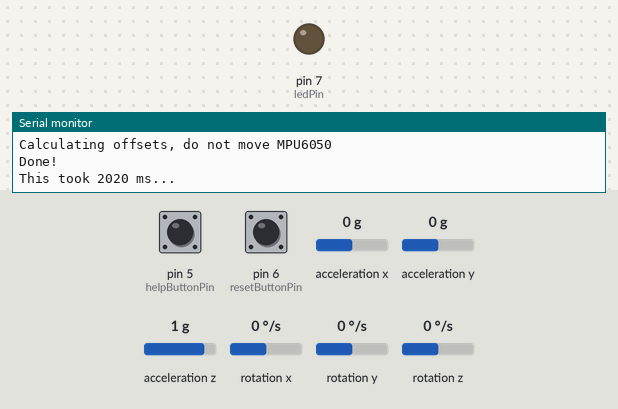
Simulated run of this sketch. Board: Arduino Nano, built with avr-gcc and run on an emulated ATmega328P. Parts: output pins drawn as LEDs (lit = HIGH), the last lines printed to the serial monitor. Dashed ring = blinking. The test bench sets the inputs (shaded band); at power-on: pin 5 (helpButtonPin) LOW, pin 6 (resetButtonPin) LOW, acceleration x 0 g, acceleration y 0 g, acceleration z 1 g, rotation x 0 °/s, rotation y 0 °/s, rotation z 0 °/s. Storage starts empty.

Above: at 6.2 s.
6.3 s: pin 5 (helpButtonPin) pulled HIGH for 0.15 s
At 6.35 s:
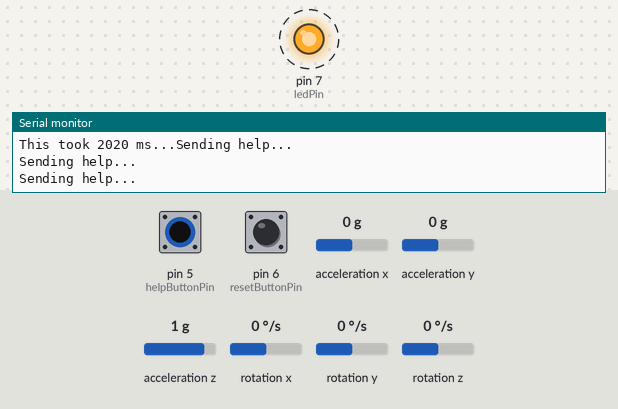
9.3 s: pin 6 (resetButtonPin) pulled HIGH for 0.15 s
At 9.3 s:
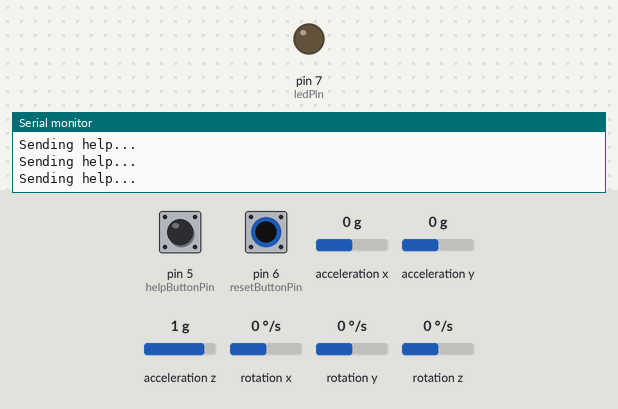
10.9 s: pin 5 (helpButtonPin) pulled HIGH for 1 s
At 11.17 s:
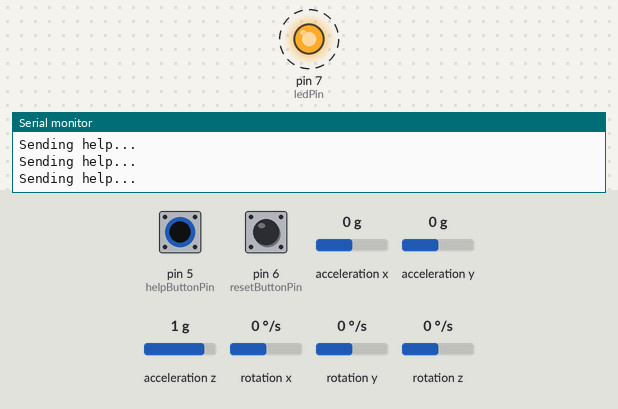
13.9 s: pin 6 (resetButtonPin) pulled HIGH for 1 s
16.4 s: pin 5 (helpButtonPin) driven HIGH and pin 6 (resetButtonPin) driven HIGH
At 16.68 s:
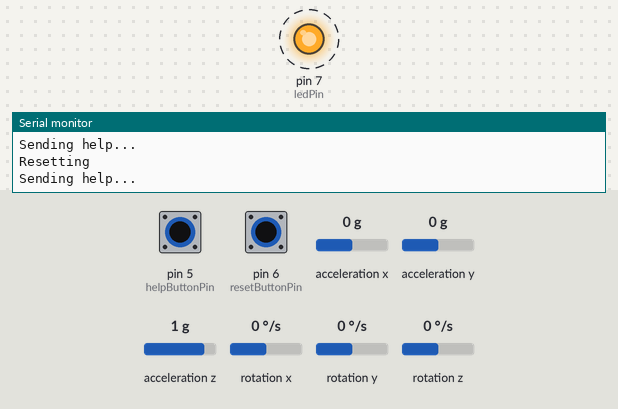
19.4 s: pin 6 (resetButtonPin) driven LOW
Timing chart, 0 to 23.4 s (numbered marks = the images above; inputs shaded):
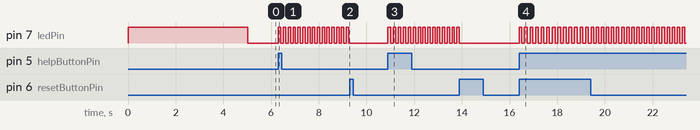

Measured:
- after the input at 6.3 s, pin 7 (ledPin): alternates HIGH for 0.10 s and LOW for 0.10 s, starting at once
- after the input at 9.3 s, pin 7 (ledPin): stops changing and stays LOW
- after the input at 10.9 s, pin 7 (ledPin): alternates HIGH for 0.10 s and LOW for 0.10 s, starting at once
- after the input at 13.9 s, pin 7 (ledPin): stops changing and stays LOW
- after the input at 16.4 s, pin 7 (ledPin): alternates HIGH for 0.12 s and LOW for 0.12 s, starting at once

The sketch:

FallDetection.ino
```cpp
/*

Author: Rodrigo Martín Núñez
Computer Science student from the Technical University of Eindhoven

Date: 28 October 2021

Automatic fall detection device using:
-Arduino Nano microcontroller
-Gyrosensor/Accelerometer MPU6050
-Micro SD card reader
-2 Buttons
-1 LED
-SIM800L Module (NOT IN USE bc of power issues)

*/

#include <Wire.h>
#include <MPU6050_light.h>
#include <SPI.h>
#include "SdFat.h"

// SD card
SdFat SD;

MPU6050 mpu(Wire);

//values


/*
  Pins setup
*/
const int ledPin = 7;                 //Pin of the led indicator
const int resetButtonPin = 6;         // the number of the reset button pin
const int helpButtonPin = 5;          // the number of the help button pin
#define SD_CS_PIN SS                  // Defines the SD card module pin

/*
  State setup
*/
int resetButtonState = 0;             // variable for reading the reset button status
int helpButtonState = 0;              // variable for reading the help button status
int ledState = LOW;                   // ledState used to set the LED

/*
  Time variables
*/
unsigned long gyroMillis = 0;         // Stores previous time that gyro is used
unsigned long lastBlinkMillis = 0;    // Stores last time LED was updated
unsigned long buttonMillis = 0;       // Stores time just before the help button is pressed

/*
  Intervals (ms)
*/
const int interval = 2000;            // Gyro interval to check falling
const int rapidLedInterval = 100;     // LED interval for when person is falling
const int detectingLedInterval = 450; // LED interval when starting to detect the fall (will go faster)
int ledInterval;                      // Sets the interval of the led, can vary
const int buttonInterval = 5000;      // Detects if person pushes button for more than 1s

/*
  Relevant variables
*/
bool falling = false;                 // If true then the person is falling
double angleX;                        // Value of angle in the X-axis
double angleY;                        // Value of angle in the Y-axis
double accX;                          // Value of acceleration in the X-axis
double accY;                          // Value of acceleration in the Y-axis
double accZ;                          // Value of acceleration in the Z-axis
bool accelerating = false;            // If any of the 3 acceleration values exceed the acceleration limit or not
const double accelerationLimit = 2;   // Sets the  limit for the acceleration (to differentiate falling from laying down)
int strike = 0;                       // Strikes that determine if the person if falling
int strikeLimit = 6;                  // Sets the strike limit
const int alpha = 60;                 // Sets the x and y axis fall angle limit
bool calibrating = false;             // true if device is calibrating

/*
  SD card relevant variables
*/
char telephoneNumber[15];             // Phone number to call
char input;                           // Used to read the SD card content
int stringIndex;                      // Used to read the SD card content
File myFile;                          // Initialized File instance


void setup() {

  pinMode(ledPin, OUTPUT); // Initializes led pin

  //initialize the button pins as an inputs
  pinMode(resetButtonPin, INPUT);
  pinMode(helpButtonPin, INPUT);

  Serial.begin(9600); //(uncomment if using native USB)

  Wire.begin();
  byte status = mpu.begin();

  digitalWrite(ledPin, HIGH); // Turns on the led while setting up

  Serial.print(F("MPU6050 status: ")); //(uncomment if using native USB)
  Serial.println(status);

  while ((status!=0) || (!SD.begin(SD_CS_PIN))) { // If cannot connect to gyrosensor or sd card module

  }

  Serial.println(F("Calculating offsets, do not move MPU6050")); //(uncomment if using native USB)


  delay(1000);


  mpu.calcOffsets(true,true); // gyro and accelerometer calibration

   Serial.println("Done!"); //(uncomment if using native USB)

  //(uncomment if using native USB)

  Serial.print("This took ");
  Serial.print(millis());
  Serial.print(" ms...");


  delay(3000); // Have some time to read output

  digitalWrite(ledPin, LOW); // Turns on the led while setting up

  myFile = SD.open("setup.txt"); //Open the file called "setup.txt"

  // Loop over characters until we reach the end of file
  for (stringIndex = 0; stringIndex < 15; stringIndex++) {
    input = myFile.read();
    if (input != EOF) {
      telephoneNumber[stringIndex] = input; // Store it in a variable
    }
  }

}

void loop() {
  mpu.update();

  // read the state of the button values:
  resetButtonState = digitalRead(resetButtonPin);
  helpButtonState = digitalRead(helpButtonPin);

  //Get acceleration of all axis
  accX = mpu.getAccX();
  accY = mpu.getAccY();
  accZ = mpu.getAccZ();

  // Enable fall detection with gyroscope when sudden increase in speed happens
  if ((abs(accX) >= accelerationLimit) || (abs(accY) >= accelerationLimit) || (abs(accZ) >= accelerationLimit)) {
    accelerating = true;
  }


  /*
    Fall detection
  */
  if( ((( millis() - gyroMillis ) > interval) & !falling & accelerating)) { // Start detection every interval

    //Get current values of angles
    angleX = mpu.getAngleX();
    angleY = mpu.getAngleY();

    if ((abs(angleX) > alpha) || (abs(angleY) > alpha)) {
      //Serial.println("Strike added!\n"); // (uncomment if using native USB)
      strike += 1;

    } else {
      //Serial.println("Strike reset!"); //(uncomment if using native USB)
      strike = 0; // reset the strikes
      accelerating = false;
    }

    Serial.println("The strikes right now are: "); // (uncomment if using native USB)
    Serial.println(strike);

    if (strike == strikeLimit) {
      strike = 0;
      Serial.println("Person is falling!"); //(uncomment if using native USB)
      falling = true; // Person is falling
    }

    gyroMillis = millis();
  }


  /*
    LED indicator
    Makes the LED blink when its detecting the fall or when it has already detected the fall
  */
  if( (( millis() - lastBlinkMillis ) > ledInterval) & (accelerating || falling)) {
    lastBlinkMillis = millis();

    // if the LED is off turn it on and vice-versa:
    if (ledState == LOW) {
      ledState = HIGH;
    } else {
      ledState = LOW;
    }
    digitalWrite(ledPin, ledState); //Update LED
  }

  //Change led blink speed depending on the situation
  if (falling) {
      ledInterval = rapidLedInterval; // Blink rapidly
  }
  else if (!falling & !(strike == 0)) {
    ledInterval = detectingLedInterval - (50*strike); // Start blinking and increase frequency
  }
  else if (!falling & (strike == 0) & !calibrating) {
    digitalWrite(ledPin, LOW); // If on standby turn the LED off
  }

  /*
    Reset button
    Reacts to the press of the reset button
  */
  if (resetButtonState == HIGH) {
    Serial.println("Resetting");
    falling = false; // Resets the fall signal
    accelerating = false;
    strike = 0; // Resets the strikes

    if ((millis() - buttonMillis > buttonInterval)) { // If pressed more than the interval
      //Indicate and recalibrate
      calibrating = true;
      digitalWrite(ledPin, HIGH);
      Serial.println(F("Calculating offsets, do not move MPU6050")); // (uncomment when using native USB)
      mpu.calcOffsets();

      delay(2000);
      digitalWrite(ledPin, LOW);

      calibrating = false;
    }
  } else {
    buttonMillis = millis(); // Stores time just before pressing the button
  }

  /*
    Help button
    Reacts to the press of the help button
  */
  if (helpButtonState == HIGH) {
    Serial.println("Sending help...");
    falling = true; // Sends the fall signal
  }

  /*
    SIM card module code
  */
}
```
